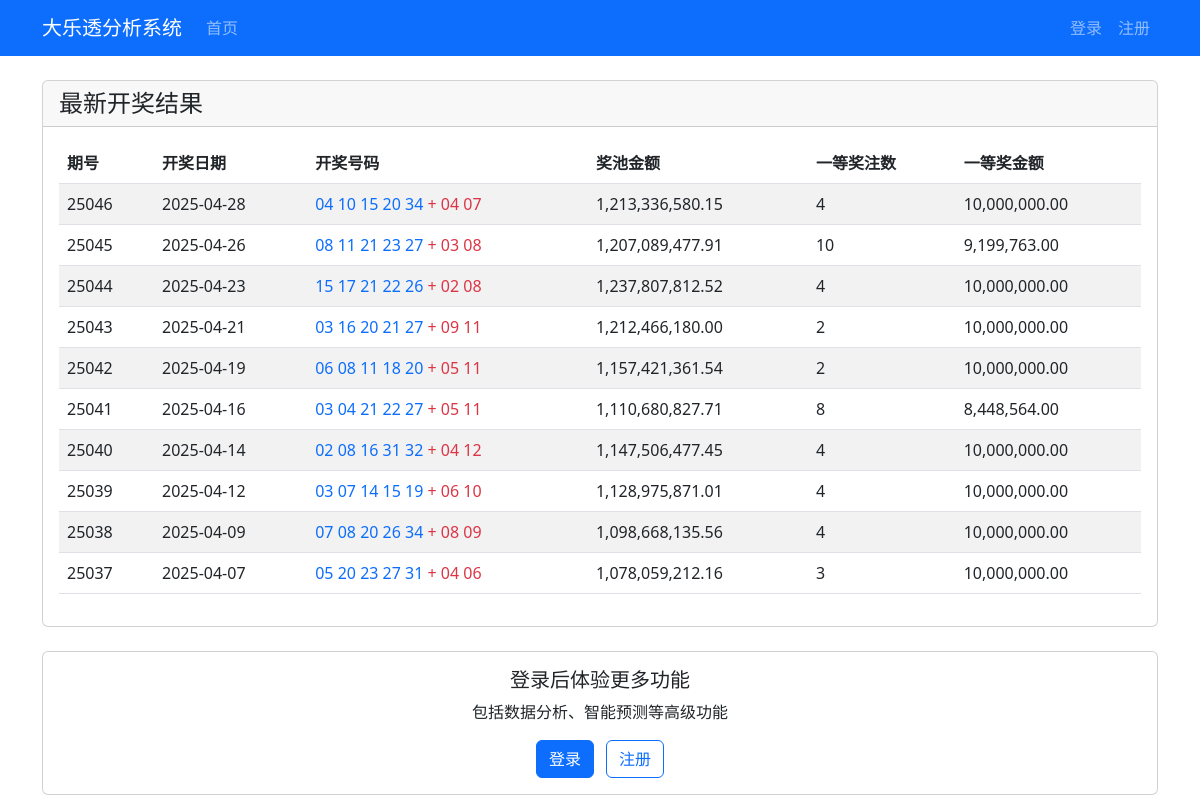
The page / on the database its author committed.
### app/models.py (models this page shows)
class LotteryDraw(db.Model):
    id = db.Column(db.Integer, primary_key=True)
    draw_number = db.Column(db.String(20), unique=True, nullable=False)
    draw_date = db.Column(db.Date, nullable=False)
    numbers = db.Column(db.String(30), nullable=False)  # Format: "01,02,03,04,05+06,07"
    prize_pool = db.Column(db.Float)
    first_prize_num = db.Column(db.Integer)
    first_prize_amount = db.Column(db.Float)
    created_at = db.Column(db.DateTime, default=datetime.utcnow)

### app/routes.py (the view)
@main.route('/')
def index():
    latest_draws = LotteryDraw.query.order_by(LotteryDraw.draw_date.desc()).limit(10).all()
    return render_template('index.html', draws=latest_draws)

### app/templates/index.html (shortened to what this page needs)
{% extends "base.html" %}
{% block content %}
<div class="row">
    <div class="col-md-12">
        <div class="card">
            <div class="card-header d-flex justify-content-between align-items-center">
                <h4 class="mb-0">最新开奖结果</h4>
            </div>
            <div class="card-body">
                <div class="table-responsive">
                    <table class="table table-striped">
                        <thead>
                            <tr>
                                <th>期号</th>
                                <th>开奖日期</th>
                                <th>开奖号码</th>
                                <th>奖池金额</th>
                                <th>一等奖注数</th>
                                <th>一等奖金额</th>
                            </tr>
                        </thead>
                        <tbody>
                            {% for draw in draws %}
                            <tr>
                                <td>{{ draw.draw_number }}</td>
                                <td>{{ draw.draw_date.strftime('%Y-%m-%d') }}</td>
                                <td>
                                    {% set front_numbers = draw.numbers.split('+')[0].split(',') %}
                                    {% set back_numbers = draw.numbers.split('+')[1].split(',') %}
                                    <span class="text-primary">{{ front_numbers|join(' ') }}</span>
                                    <span class="text-danger">+ {{ back_numbers|join(' ') }}</span>
                                </td>
                                <td>{{ "{:,.2f}".format(draw.prize_pool) }}</td>
                                <td>{{ draw.first_prize_num }}</td>
                                <td>{{ "{:,.2f}".format(draw.first_prize_amount) }}</td>
                            </tr>
                            {% endfor %}
                        </tbody>
                    </table>
                </div>
            </div>
        </div>
    </div>
</div>
{% if current_user.is_authenticated %}
<div class="row mt-4">
    <div class="col-md-6">
        <div class="card">
            <div class="card-header">
                <h5 class="mb-0">快速操作</h5>
            </div>
            <div class="card-body">
                <div class="d-grid gap-2">
                    <a href="{{ url_for('main.analysis') }}" class="btn btn-outline-primary">查看数据分析</a>
                    <a href="{{ url_for('main.predict') }}" class="btn btn-outline-success">预测下期号码</a>
                    <a href="{{ url_for('main.statistics') }}" class="btn btn-outline-info">查看统计信息</a>
                </div>
            </div>
        </div>
    </div>
    <div class="col-md-6">
        <div class="card">
            <div class="card-header">
                <h5 class="mb-0">系统说明</h5>
            </div>
            <div class="card-body">
                <p>本系统提供以下功能：</p>
                <ul>
                    <li>实时开奖数据更新（每周一、三、六晚上21:30自动更新）</li>
                    <li>历史数据统计分析</li>
                    <li>智能号码预测</li>
                    <li>个人投注记录</li>
                    <li>中奖概率分析</li>
                </ul>
                <div class="alert alert-info mt-3">
                    <i class="fas fa-info-circle"></i> 系统会在每个开奖日（周一、三、六）晚上21:30自动更新数据。您也可以随时手动更新。
                </div>
            </div>
        </div>
    </div>
</div>
{% else %}
<div class="row mt-4">
    <div class="col-md-12">
        <div class="card">
            <div class="card-body text-center">
                <h5>登录后体验更多功能</h5>
                <p class="mb-3">包括数据分析、智能预测等高级功能</p>
                <a href="{{ url_for('auth.login') }}" class="btn btn-primary me-2">登录</a>
                <a href="{{ url_for('auth.register') }}" class="btn btn-outline-primary">注册</a>
            </div>
        </div>
    </div>
</div>
{% endif %}
{% endblock %}

### app/templates/base.html (shortened to what this page needs)
<!DOCTYPE html>
<html lang="zh">
<head>
    <link href="https://cdn.jsdelivr.net/npm/bootstrap@5.3.0/dist/css/bootstrap.min.css" rel="stylesheet">
</head>
<body>
    <nav class="navbar navbar-expand-lg navbar-dark bg-primary">
        <div class="container">
            <a class="navbar-brand" href="{{ url_for('main.index') }}">大乐透分析系统</a>
            <div class="collapse navbar-collapse" id="navbarNav">
                <ul class="navbar-nav">
                    <li class="nav-item">
                        <a class="nav-link" href="{{ url_for('main.index') }}">首页</a>
                    </li>
                </ul>
                <ul class="navbar-nav ms-auto">
                    {% if current_user.is_authenticated %}
                    <li class="nav-item">
                        <span class="nav-link">欢迎, {{ current_user.username }}</span>
                    </li>
                    <li class="nav-item">
                        <a class="nav-link" href="{{ url_for('auth.logout') }}">退出</a>
                    </li>
                    {% else %}
                    <li class="nav-item">
                        <a class="nav-link" href="{{ url_for('auth.login') }}">登录</a>
                    </li>
                    <li class="nav-item">
                        <a class="nav-link" href="{{ url_for('auth.register') }}">注册</a>
                    </li>
                    {% endif %}
                </ul>
            </div>
        </div>
    </nav>
    <div class="container mt-4">
        {% block content %}{% endblock %}
    </div>
</body>
</html>

### rows shown on the page
LotteryDraw: draw_number "25046", draw_date "2025-04-28", front_numbers "04 10 15 20 34", back_numbers "04 07", prize_pool "1,213,336,580.15", first_prize_num "4", first_prize_amount "10,000,000.00"
LotteryDraw: draw_number "25045", draw_date "2025-04-26", front_numbers "08 11 21 23 27", back_numbers "03 08", prize_pool "1,207,089,477.91", first_prize_num "10", first_prize_amount "9,199,763.00"
LotteryDraw: draw_number "25044", draw_date "2025-04-23", front_numbers "15 17 21 22 26", back_numbers "02 08", prize_pool "1,237,807,812.52", first_prize_num "4", first_prize_amount "10,000,000.00"
LotteryDraw: draw_number "25043", draw_date "2025-04-21", front_numbers "03 16 20 21 27", back_numbers "09 11", prize_pool "1,212,466,180.00", first_prize_num "2", first_prize_amount "10,000,000.00"
LotteryDraw: draw_number "25042", draw_date "2025-04-19", front_numbers "06 08 11 18 20", back_numbers "05 11", prize_pool "1,157,421,361.54", first_prize_num "2", first_prize_amount "10,000,000.00"
LotteryDraw: draw_number "25041", draw_date "2025-04-16", front_numbers "03 04 21 22 27", back_numbers "05 11", prize_pool "1,110,680,827.71", first_prize_num "8", first_prize_amount "8,448,564.00"
LotteryDraw: draw_number "25040", draw_date "2025-04-14", front_numbers "02 08 16 31 32", back_numbers "04 12", prize_pool "1,147,506,477.45", first_prize_num "4", first_prize_amount "10,000,000.00"
LotteryDraw: draw_number "25039", draw_date "2025-04-12", front_numbers "03 07 14 15 19", back_numbers "06 10", prize_pool "1,128,975,871.01", first_prize_num "4", first_prize_amount "10,000,000.00"
LotteryDraw: draw_number "25038", draw_date "2025-04-09", front_numbers "07 08 20 26 34", back_numbers "08 09", prize_pool "1,098,668,135.56", first_prize_num "4", first_prize_amount "10,000,000.00"
LotteryDraw: draw_number "25037", draw_date "2025-04-07", front_numbers "05 20 23 27 31", back_numbers "04 06", prize_pool "1,078,059,212.16", first_prize_num "3", first_prize_amount "10,000,000.00"
